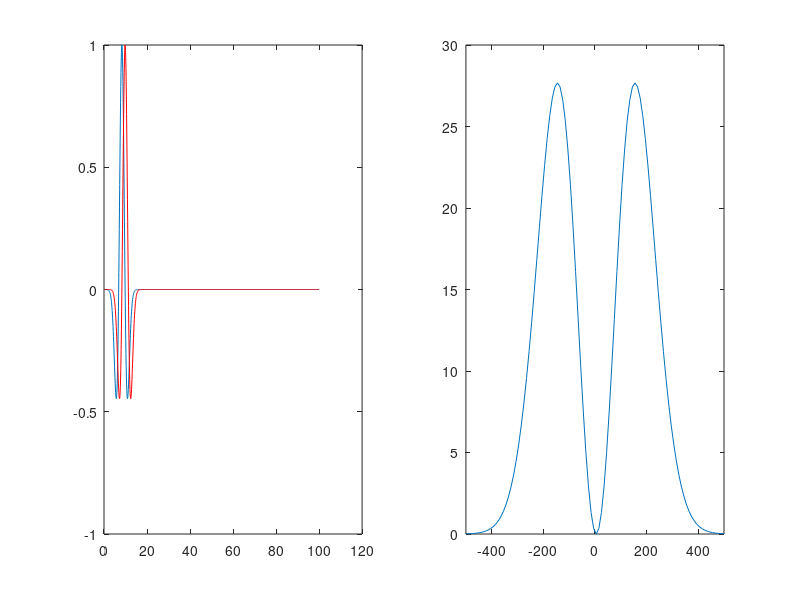

Write MATLAB code to recreate this figure.
% ricker wavelet source and circular polarization

clear all; close all;

dt = 1e-10;
t = 1:1000;

f0 = 150e6;

TD = sqrt(6)/pi/f0;
TR = TD/sqrt(3);
offset = 1.6*TD;

ricker = (1 - 2*(pi*f0*(t*dt-offset)).^2) .* exp(-(pi*f0*(t*dt-offset)).^2);

% create 90-degree out-of-phase ricker

offset2 = 1.6*TD + TR/2;
ricker2 = (1 - 2*(pi*f0*(t*dt-offset2)).^2) .* exp(-(pi*f0*(t*dt-offset2)).^2);

h1 = figure(1);

subplot(121);
plot(t*dt*1e9,ricker);
hold on;
plot(t*dt*1e9,ricker2,'r');

%% plot frequency response; how far above f0 do we go?

rickf = fftshift(fft(ricker));

f = linspace(-1/2/dt,1/2/dt,length(t));

subplot(122);
plot(f/1e6,abs(rickf));

set(gca,'xlim',[-500 500]);